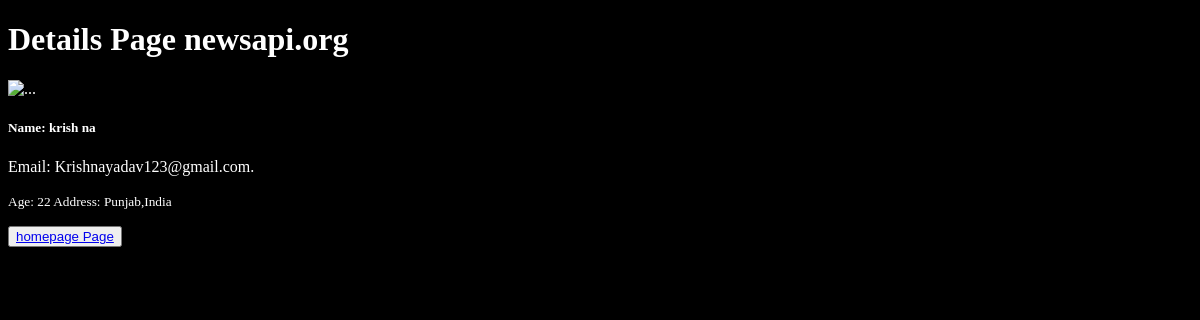
Page /myapp/student-details/1/ on the committed database.
### myapp/models.py (models this page shows, shortened)
class Student(models.Model):
    name  = models.CharField(max_length=100)
    email =  models.EmailField(unique=True)
    age   = models.PositiveIntegerField()
    address = models.TextField()

### myapp/views.py (the view)
# urls.py: path('student-details/<int:id>/', DetailView.as_view(), name='detials_page'),
class DetailView(View):
   def get(self, request, id=None):
      if id is not None:
         try:
            stu = Student.objects.get(pk=id)
         except:
            return redirect('homepage')
         else:
            return render(request, 'myapp/details_page.html',{'stu': stu} )
      return redirect('homepage')

### myapp/templates/myapp/details_page.html (shortened to what this page needs)
{% extends 'myapp/base.html' %}
{% load static %}
{% block content %}
<h1>Details Page  <strong>newsapi.org</strong></h1>
      <div class="card mb-3" style="max-width: 540px;">
        <div class="row no-gutters">
          <div class="col-md-4">
            <img src="" alt="...">
          </div>
          <div class="col-md-8">
            <div class="card-body">
              <h5 class="card-title">Name: {{stu.name}}</h5>
              <p class="card-text">Email: {{stu.email}}.</p>
              <p class="card-text"><small class="text-muted">Age: {{stu.age}} Address: {{stu.address}} </small></p>
            </div>
          </div>
        </div>
        <button><a href='{% url "homepage"  %}' >homepage Page</a></button>
      </div>
{% endblock content %}

### myapp/templates/myapp/base.html (style rules this page uses)
body { background-color:black; color: white; }

### rows in the picture
Student: name "krish na", email "Krishnayadav123@gmail.com", age "22", address "Punjab,India"
